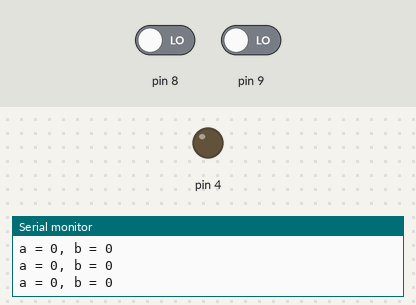
This sketch was run on a simulated Arduino Uno, built with avr-gcc and run on an emulated ATmega328P. Parts: output pins drawn as LEDs (lit = HIGH), the last lines printed to the serial monitor. The inputs (shaded band) are chosen by the test bench; at power-on: pin 8 LOW, pin 9 LOW.

Above: at 1.2 s.
1.3 s: pin 8 driven HIGH
At 2.3 s:
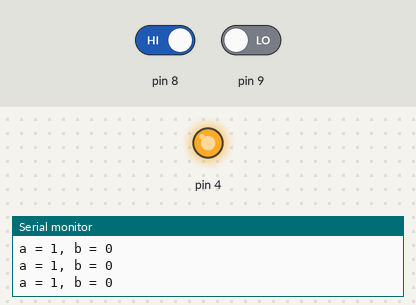
Timing chart, 0 to 4.3 s (numbered marks = the images above; inputs shaded):
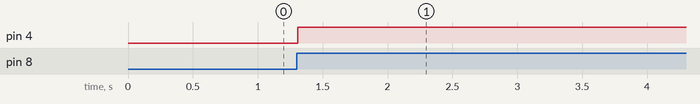

Measured:
- after the input at 1.3 s, pin 4: LOW → HIGH at once

The sketch:

1030.ino
```cpp
void setup() {
  // put your setup code here, to run once:
  Serial.begin(9600);
  pinMode(8, INPUT);
  pinMode(9, INPUT);
  pinMode(4, OUTPUT);
}

void loop() {
  // put your main code here, to run repeatedly:
  int button_a = digitalRead(8);
  int button_b = digitalRead(9);

  Serial.print("a = ");
  Serial.print(button_a);
  Serial.print(", b = ");
  Serial.println(button_b);

  if(button_a == 1){
    digitalWrite(4, button_a);
    if(button_a == 0){ // led가 켜져있는 상태에서 버튼을 누르면 끈다.
      digitalWrite(4, button_a);
    }
  }

  digitalWrite(5, button_b);
  delay(50);


}
```
